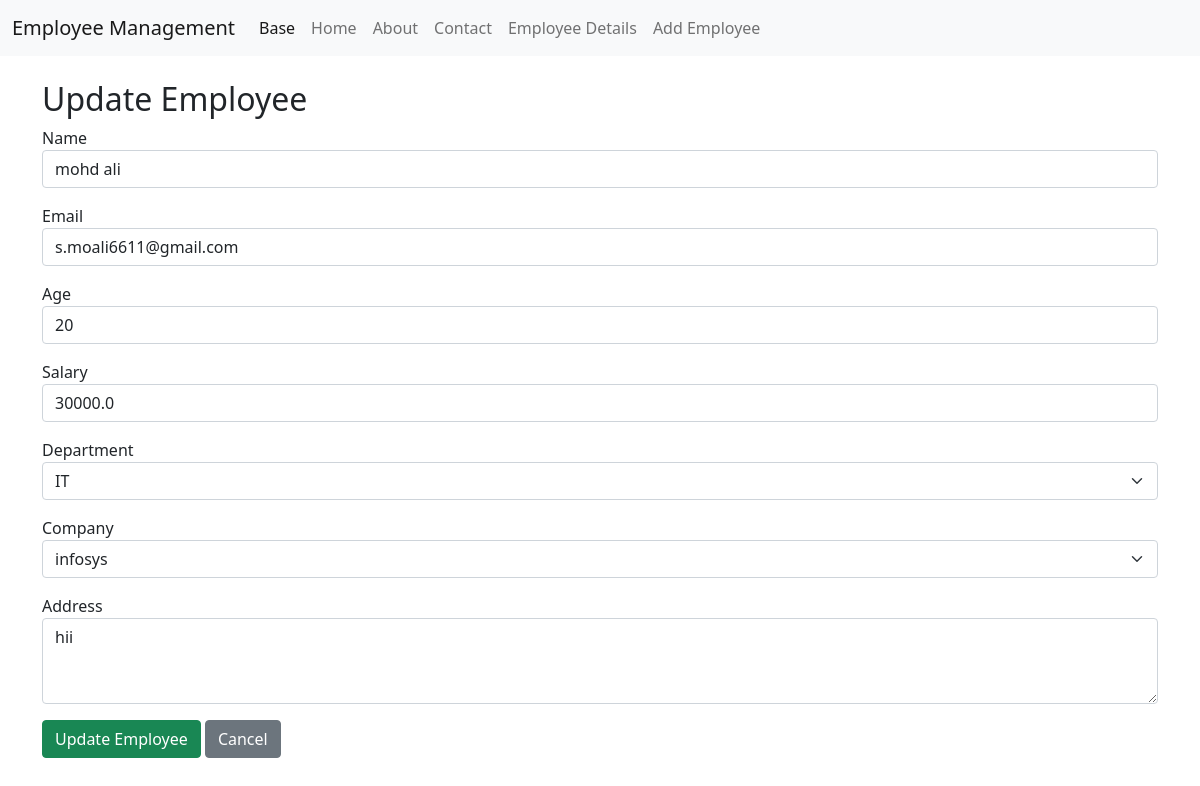
/employee/4/update/, run on the app's committed database.
### app2/models.py (models this page shows, shortened)
class Employee(models.Model):
    name = models.CharField(max_length=50)
    email = models.EmailField(unique=True)
    age = models.IntegerField()
    salary = models.FloatField()
    address = models.TextField(max_length=200, default='Null')
    department = models.ForeignKey(
        Department,
        on_delete=models.SET_NULL,
        related_name='employees',
        null=True,
        blank=True
    )
    company = models.ForeignKey(
        Company,
        on_delete=models.SET_NULL,
        related_name='employees',
        null=True,
        blank=True
    )

class Department(models.Model):
    name = models.CharField(max_length=50)
    phone = models.CharField(max_length=15, unique=True)

class Company(models.Model):
    name = models.CharField(max_length=50)
    email = models.EmailField(unique=True)
    branchNumber = models.CharField(max_length=10, unique=True)
    location = models.TextField(max_length=200, default='Null')

### app2/views.py (the view, shortened to what this page needs)
def updateEmpData(request, id):
    employee = get_object_or_404(
        Employee,
        id=id
    )
    dep_data = Department.objects.all()
    com_data = Company.objects.all()
    return render(
        request,
        'update.html',
        {
            'employee': employee,
            'dep_data': dep_data,
            'com_data': com_data
        }
    )

### templates/update.html (shortened to what this page needs)
{% extends 'base.html' %}
{% block content %}
<h2>
    Update Employee
</h2>
<form method="POST">
    <div class="mb-3">
        <label>
            Name
        </label>
        <input
            type="text"
            name="nm"
            value="{{ employee.name }}"
            class="form-control"
            required>
    </div>
    <div class="mb-3">
        <label>
            Email
        </label>
        <input
            type="email"
            name="em"
            value="{{ employee.email }}"
            class="form-control"
            required>
    </div>
    <div class="mb-3">
        <label>
            Age
        </label>
        <input
            type="number"
            name="ag"
            value="{{ employee.age }}"
            class="form-control"
            required>
    </div>
    <div class="mb-3">
        <label>
            Salary
        </label>
        <input
            type="number"
            name="sal"
            value="{{ employee.salary }}"
            class="form-control"
            required>
    </div>
    <div class="mb-3">
        <label>
            Department
        </label>
        <select
            name="dep"
            class="form-select"
            required>
            {% for i in dep_data %}
            <option
                value="{{ i.id }}"
                {% if employee.department_id == i.id %}
                    selected
                {% endif %}>
                {{ i.name }}
            </option>
            {% endfor %}
        </select>
    </div>
    <div class="mb-3">
        <label>
            Company
        </label>
        <select
            name="comp"
            class="form-select"
            required>
            {% for i in com_data %}
            <option
                value="{{ i.id }}"
                {% if employee.company_id == i.id %}
                    selected
                {% endif %}>
                {{ i.name }}
            </option>
            {% endfor %}
        </select>
    </div>
    <div class="mb-3">
        <label>
            Address
        </label>
        <textarea
            name="add"
            class="form-control"
            rows="3"
            required>{{ employee.address }}</textarea>
    </div>
    <button
        type="submit"
        class="btn btn-success">
        Update Employee
    </button>
    <a
        href="{% url 'empdata' %}"
        class="btn btn-secondary">
        Cancel
    </a>
</form>
{% endblock %}

### data on the page
Employee: nm "mohd ali", em "s.moali6611@gmail.com", ag "20", sal "30000.0", dep "IT", comp "infosys", add "hii"
